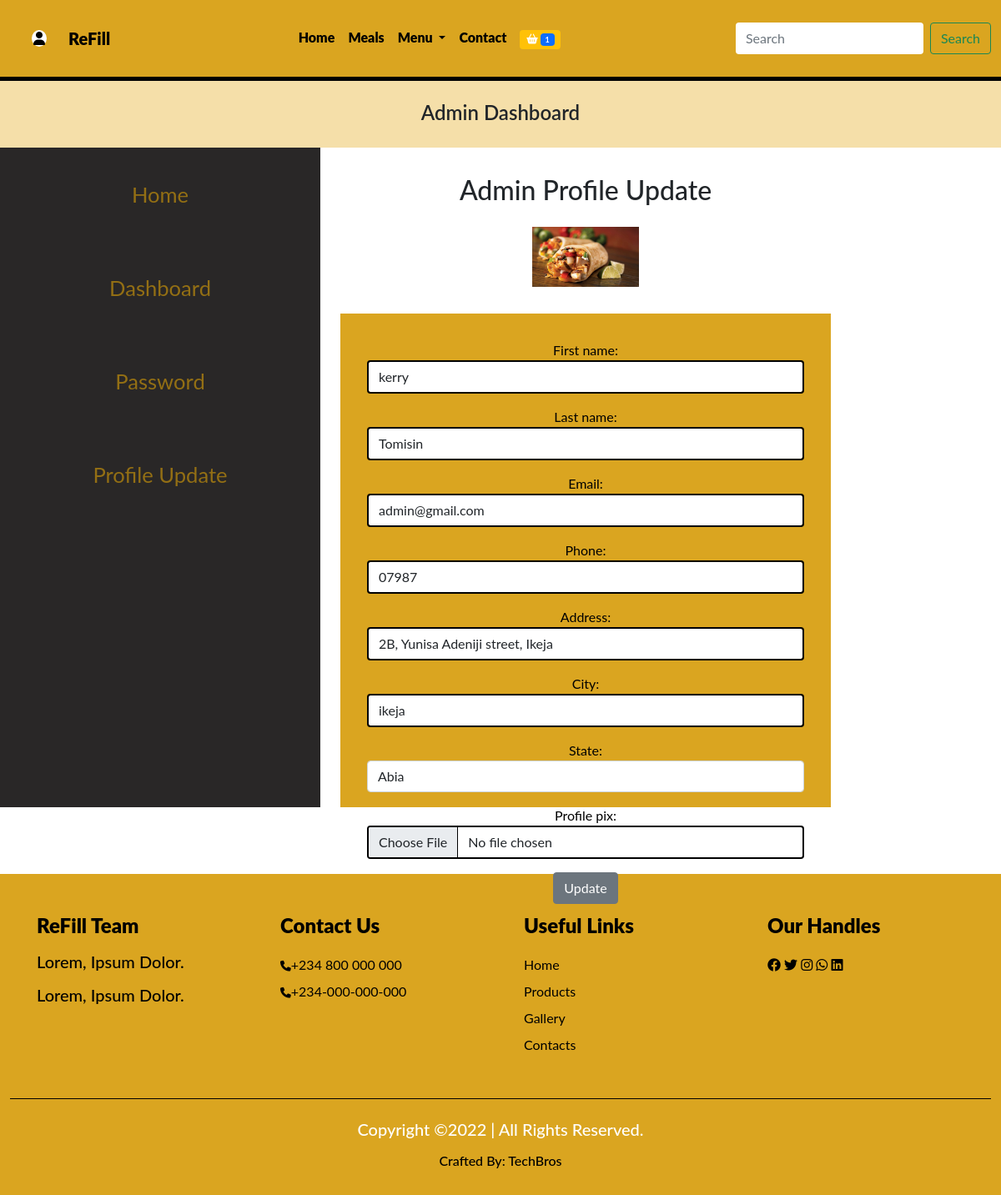
Screenshot of /profileupdate (signed in) with the database file from the repository.
### dashboard/models.py (models this page shows, shortened)
class Profile(models.Model):
    user = models.OneToOneField(User, on_delete=models.CASCADE)
    first_name = models.CharField(max_length=250)
    last_name = models.CharField(max_length=250)
    email = models.EmailField(max_length=250)
    phone = models.CharField(max_length=20)
    address = models.CharField(max_length=250)
    city = models.CharField(max_length=250)
    state = models.CharField(max_length=250)
    profile_pix = models.ImageField(upload_to='dashboard', default='dashboard/avatar.jpg')

### techbro/views.py (the view, shortened to what this page needs)
# urls.py: path('profileupdate', profileupdate, name='profileupdate'),
@login_required(login_url='signin')
def profileupdate(request):
    profile_data = Profile.objects.get(user__username = request.user.username)
    form = ProfileUpdateForm(instance=request.user.profile)
    context = {
        'form': form,
        'profile_data': profile_data,
    }
    return render(request, 'profileupdate.html', context)

### dashboard/forms.py
class ProfileUpdateForm(forms.ModelForm):
    class Meta:
        model = Profile
        fields = ['first_name','last_name','email','phone','address','city','state','profile_pix']
        widgets = {
            'first_name': forms.TextInput(attrs={'class': 'form-control', 'placeholder': 'First Name is required'}),
            'last_name': forms.TextInput(attrs={'class': 'form-control', 'placeholder': 'Last Name is required'}),
            'email': forms.EmailInput(attrs={'class': 'form-control', 'placeholder': 'Email is required'}),
            'phone': forms.TextInput(attrs={'class': 'form-control', 'placeholder': 'Phone Number'}),
            'address': forms.TextInput(attrs={'class': 'form-control', 'placeholder': 'Address'}),
            'city': forms.TextInput(attrs={'class': 'form-control', 'placeholder': 'City'}),
            'state': forms.Select(attrs={'class': 'form-control', 'placeholder': 'State'}, choices=STATE),
            'profile_pix': forms.FileInput(attrs= {'class': 'form-control'}),
        }

### techbro/context_processor.py (called while the page is built)
def cartcount(request):
    count = Shopcart.objects.filter(user__username = request.user.username, paid= False)
    itemcount = 0
    for item in count:
        itemcount += item.c_item
    context = {
        'itemcount': itemcount
    }
    return context

### techbro/templates/profileupdate.html (shortened to what this page needs)
{% extends 'base.html' %}
{% block header %} {% include 'header.html' %} {% endblock header %}
{% block showcase %} {% include 'dash_banner.html' %} {% endblock showcase %}
{% block content %}
<section class="bigger">
    <div class="row text-center">
        {% include 'dash_sidebar.html' %}
        <div class="col-5 col-sm-6 col-md-3 col-lg-6 col-xl-6 base">
            <div class="basic">
                <div class="basicheader">
                    <h2>{{profile_data.user.username|title}} Profile Update</h2>
                </div>
                <div class="profileicon">
                    <img src="{{profile_data.profile_pix.url}}">
                </div>
                <div class="info">
                    <div class="form1">
                        <div class="address">
                            <form class="ade" action="{% url 'profileupdate' %}" method="POST" enctype="multipart/form-data">
                                <div class="form-group">
                                    {{form.as_p}}
                                </div>
                                <button type="submit" class="btn btn-secondary text-white">Update</button>
                            </form>
                        </div>
                    </div>
                </div>
            </div>
        </div>
    </div>
</section>
{% endblock content %}
{% block footer %} {% include 'footer.html' %}{% endblock footer %}

### techbro/templates/dash_banner.html (shortened to what this page needs)
   <div class="dashhead">
    <h2>{{profile_data.user.username|title}} Dashboard</h2>
</div>

### techbro/static/css/dash.css (style rules this page uses)
* { box-sizing: border-box; margin: 0; padding: 0; }
.dashhead { background-color: rgb(245, 223, 169); height: 5rem; }
.dashhead h2 { font-size: 1.5rem; font-weight: 600; text-transform: capitalize; text-align: center; padding-top: 1.5rem; }
.basicheader h2 { font-size: 2rem; margin-top: 2rem; }
.profileicon img { width: 8rem; margin-top: 1rem; }
.basic .info { font-size: 1rem; margin-top: 2rem; }

### techbro/static/css/index.css (style rules this page uses)
* { margin: 0; padding: 0; box-sizing: border-box; }

### techbro/static/css/nedu.css (style rules this page uses)
* { padding: 0; margin: 0; box-sizing: border-box; }
:root { --body: white; --navbody: pink; --navbar: #0f0f0ffb; --text: #f8aa02; --navback: #003566; --moon: black; }
body { font-family: 'Lato', sans-serif; background: var(--body); }

### techbro/static/css/style.css (style rules this page uses)
* { margin: 0; padding: 0; box-sizing: border-box; }
.form1 { background: goldenrod; width: 100%; height: 37rem; padding: 2rem; }
.form1 input { height: 2.5rem; width: 100%; border: 2px solid black; }
.form1 label { color: black; font: 1rem; }

### rows the page displays
Profile: user.username "Admin", profile_pix (picture), first_name "kerry", last_name "Tomisin", email "admin@gmail.com", phone "07987", address "2B, Yunisa Adeniji street, Ikeja", city "ikeja", state "Abia"

### other values shown
{{ itemcount }} "1"
